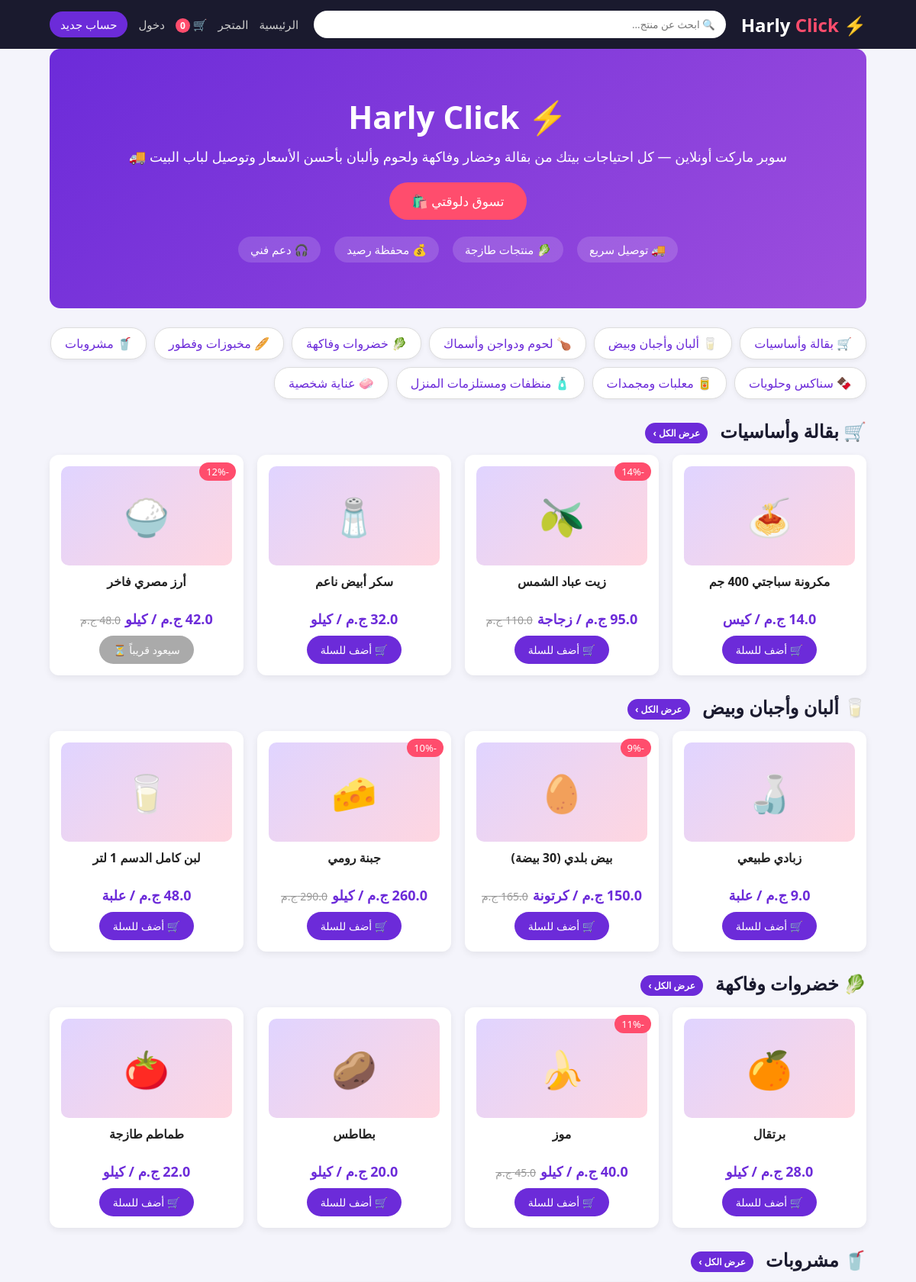
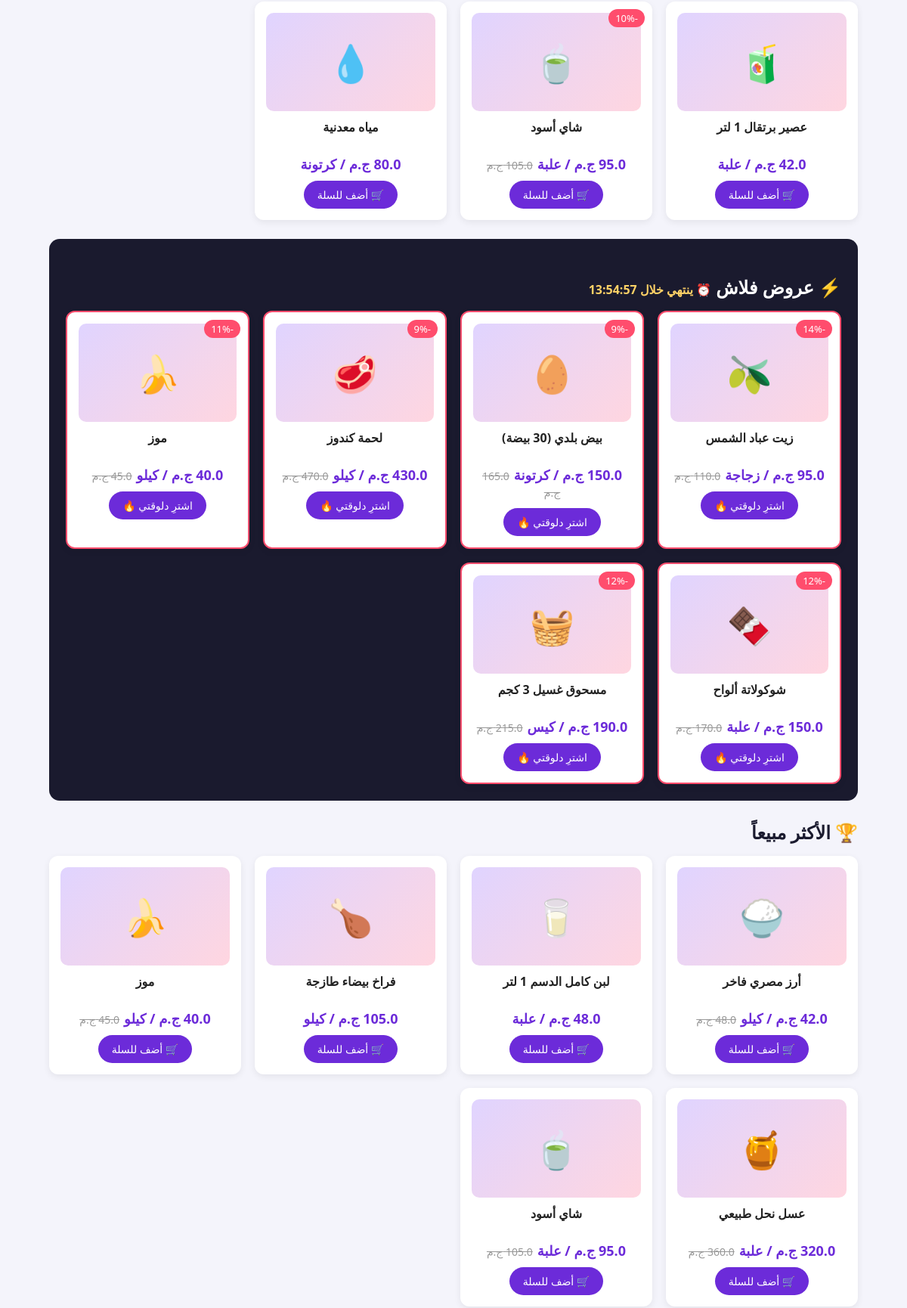
The page / (upper part) on the database its author committed (2 pictures, top to bottom).
### tables this page shows
CREATE TABLE categories(
    id INTEGER PRIMARY KEY AUTOINCREMENT,
    name TEXT UNIQUE NOT NULL,
    emoji TEXT DEFAULT '',
    active INTEGER DEFAULT 1,
    show_home INTEGER DEFAULT 0,
    sort_order INTEGER DEFAULT 0,
    created_at TEXT DEFAULT CURRENT_TIMESTAMP
);

CREATE TABLE products(
    id INTEGER PRIMARY KEY AUTOINCREMENT,
    name TEXT NOT NULL,
    description TEXT,
    price REAL NOT NULL,
    old_price REAL,
    stock INTEGER DEFAULT 10,
    sold INTEGER DEFAULT 0,
    category TEXT,
    emoji TEXT DEFAULT '📦',
    image TEXT DEFAULT '',
    featured INTEGER DEFAULT 0,
    flash INTEGER DEFAULT 0,
    created_at TEXT DEFAULT CURRENT_TIMESTAMP
, unit TEXT DEFAULT 'قطعة', min_order INTEGER DEFAULT 1);

### app.py (the view)
@app.route("/")
def home():
    db = get_db()
    if request.args.get("ref"):
        session["aff_code"] = request.args.get("ref", "").strip().upper()[:30]
        session.modified = True
        flash("كود الخصم %s هيتطبق تلقائياً على طلبك 🎉 خصم %d%%" % (session["aff_code"], AFF_BUYER_DISCOUNT), "success")
    featured = db.execute("SELECT * FROM products WHERE featured=1 AND " + VISIBLE_SQL + " LIMIT 8").fetchall()
    flash_deals = db.execute("SELECT * FROM products WHERE flash=1 AND old_price IS NOT NULL AND " + VISIBLE_SQL + " LIMIT 6").fetchall()
    best = db.execute("SELECT * FROM products WHERE " + VISIBLE_SQL + " ORDER BY sold DESC LIMIT 6").fetchall()
    latest = db.execute("SELECT * FROM products WHERE " + VISIBLE_SQL + " ORDER BY id DESC LIMIT 8").fetchall()
    home_sections = []
    for c in db.execute("SELECT * FROM categories WHERE active=1 AND show_home=1 ORDER BY sort_order, id").fetchall():
        prods = db.execute("SELECT * FROM products WHERE category=? ORDER BY id DESC LIMIT 8", (c["name"],)).fetchall()
        if prods:
            home_sections.append({"name": c["name"], "emoji": c["emoji"] or "", "products": prods})
    return render_template("index.html", featured=featured, flash_deals=flash_deals,
                           best=best, latest=latest, home_sections=home_sections, ld=site_ld())

### app.py (called while the page is built, shortened)
def get_db():
    if "db" not in g:
        g.db = sqlite3.connect(DB)
        g.db.row_factory = sqlite3.Row
        g.db.execute("PRAGMA foreign_keys = ON")
    return g.db

def get_setting(key, default=""):
    r = get_db().execute("SELECT value FROM settings WHERE key=?", (key,)).fetchone()
    return r["value"] if r else default

def category_rows(active_only=False):
    sql = "SELECT * FROM categories" + (" WHERE active=1" if active_only else "") + " ORDER BY sort_order, id"
    return get_db().execute(sql).fetchall()

def csrf_token():
    if "_csrf" not in session:
        session["_csrf"] = secrets.token_hex(24)
    return session["_csrf"]

def intl_number(num):
    d = re.sub(r"\D", "", num or "")
    if d.startswith("00"):
        d = d[2:]
    if d.startswith("0"):
        d = COUNTRY_CODE + d[1:]
    return d

def unit_label(p):
    try:
        u = p["unit"] or DEFAULT_UNIT
    except (KeyError, IndexError):
        u = DEFAULT_UNIT
    return (" / " + u) if u != DEFAULT_UNIT else ""

def static_v(filename):
    try:
        v = int(os.path.getmtime(os.path.join(BASE_DIR, "static", filename)))
    except OSError:
        v = 0
    return url_for("static", filename=filename, v=v)

@app.before_request
def security_gate():
    if request.endpoint in (None, "static"):
        return
    if request.method in ("POST", "PUT", "PATCH", "DELETE"):
        sent = request.form.get("csrf_token") or request.headers.get("X-CSRF-Token")
        if not _tokens_match(sent, session.get("_csrf")):
            flash("الطلب مش آمن أو الصفحة قديمة — جرّب تاني 🔒", "danger")
            return redirect(safe_back(url_for("home")))
    elif request.method == "GET" and request.endpoint in GET_ACTION_ENDPOINTS:
        params = GET_ACTION_ENDPOINTS[request.endpoint]
        if params is None or any(k in request.args for k in params):
            if not _tokens_match(request.args.get("_t"), session.get("_csrf")):
                flash("الطلب مش آمن — افتح الصفحة تاني وجرّب 🔒", "danger")
                return redirect(url_for("home"))

def site_base_url():
    return SITE_URL or request.url_root.rstrip("/")

def canonical_url():
    base = site_base_url() + request.path
    return base

### templates/index.html (shortened to what this page needs)
{% extends "base.html" %}
{% block content %}
<section class="hero">
  <h1>⚡ Harly Click</h1>
  <p>سوبر ماركت أونلاين — كل احتياجات بيتك من بقالة وخضار وفاكهة ولحوم وألبان بأحسن الأسعار وتوصيل لباب البيت 🚚</p>
  <a href="{{ url_for('shop') }}" class="btn-big">تسوق دلوقتي 🛍️</a>
  <div class="hero-feats">
    <span>🚚 توصيل سريع</span><span>🥬 منتجات طازجة</span><span>💰 محفظة رصيد</span><span>🎧 دعم فني</span>
  </div>
</section>
<div class="cats">
  {% for c in categories %}
  <a href="{{ url_for('shop', cat=c) }}">{{ category_emoji.get(c, '') }} {{ c }}</a>
  {% endfor %}
</div>
{% for sec in home_sections %}
<h2 class="sec-title">{{ sec.emoji }} {{ sec.name }} <a href="{{ url_for('shop', cat=sec.name) }}" class="btn small">عرض الكل ›</a></h2>
<div class="grid">
  {% for p in sec.products %}
  <div class="card">
    {% if p['image'] %}<img class="p-img" src="{{ img_src(p['image'], thumb=True) }}" loading="lazy" decoding="async" alt="{{ p['name'] }}">{% else %}<div class="img-box">{{ p['emoji'] }}</div>{% endif %}
    {% if p['old_price'] %}<span class="off">-{{ ((1 - p['price']/p['old_price'])*100)|round|int }}%</span>{% endif %}
    <h3>{{ p['name'] }}</h3>
    <div class="price"><b>{{ p['price'] }} ج.م{{ unit_label(p) }}</b>{% if p['old_price'] %}<s>{{ p['old_price'] }} ج.م</s>{% endif %}</div>
    {% if p['stock'] > 0 %}
    <form method="post" action="{{ url_for('add_to_cart', pid=p['id']) }}"><input type="hidden" name="csrf_token" value="{{ csrf_token() }}"><button class="btn" type="submit">🛒 أضف للسلة</button></form>
    {% else %}<button class="btn" disabled>سيعود قريباً ⏳</button>{% endif %}
  </div>
  {% endfor %}
</div>
{% endfor %}
{% if flash_deals %}
<section class="flash-sec">
  <h2 class="sec-title light">⚡ عروض فلاش <span class="timer" id="flashTimer">⏰</span></h2>
  <div class="grid">
    {% for p in flash_deals %}
    <div class="card flash-card">
      {% if p['image'] %}<img class="p-img" src="{{ img_src(p['image'], thumb=True) }}" loading="lazy" decoding="async" alt="{{ p['name'] }}">{% else %}<div class="img-box">{{ p['emoji'] }}</div>{% endif %}
      <span class="off">-{{ ((1 - p['price']/p['old_price'])*100)|round|int }}%</span>
      <h3>{{ p['name'] }}</h3>
      <div class="price"><b>{{ p['price'] }} ج.م{{ unit_label(p) }}</b><s>{{ p['old_price'] }} ج.م</s></div>
      <a href="{{ url_for('product', pid=p['id']) }}" class="btn">اشترِ دلوقتي 🔥</a>
    </div>
    {% endfor %}
  </div>
</section>
{% endif %}
<h2 class="sec-title">🏆 الأكثر مبيعاً</h2>
<div class="grid">
  {% for p in best %}
  <div class="card">
    {% if p['image'] %}<img class="p-img" src="{{ img_src(p['image'], thumb=True) }}" loading="lazy" decoding="async" alt="{{ p['name'] }}">{% else %}<div class="img-box">{{ p['emoji'] }}</div>{% endif %}
    <h3>{{ p['name'] }}</h3>
    <div class="price"><b>{{ p['price'] }} ج.م{{ unit_label(p) }}</b>{% if p['old_price'] %}<s>{{ p['old_price'] }} ج.م</s>{% endif %}</div>
    <form method="post" action="{{ url_for('add_to_cart', pid=p['id']) }}"><input type="hidden" name="csrf_token" value="{{ csrf_token() }}"><button class="btn" type="submit">🛒 أضف للسلة</button></form>
  </div>
  {% endfor %}
</div>
{% endblock %}

### static/style.css (style rules this page uses)
:root { --main:#6c2bd9;--dark:#1a1a2e;--light:#f4f4fb;--accent:#ff4d6d }
* { box-sizing:border-box;margin:0;padding:0;font-family:'Segoe UI',Tahoma,sans-serif }
body { background:var(--light);color:#222 }
.hero { background:linear-gradient(135deg,var(--main),#9d4edd);color:#fff;text-align:center;padding:60px 20px;border-radius:14px;margin-bottom:25px }
.hero h1 { font-size:42px }
.hero p { margin:12px 0 22px;font-size:18px }
.btn-big { display:inline-block;background:var(--accent);color:#fff;padding:13px 30px;border-radius:30px;text-decoration:none;border:none;font-size:17px;cursor:pointer }
.cats { display:flex;gap:10px;flex-wrap:wrap;margin-bottom:25px }
.cats a { background:#fff;padding:9px 18px;border-radius:20px;text-decoration:none;color:var(--main);border:1px solid #ddd;box-shadow:0 2px 6px rgba(0,0,0,.06) }
.sec-title { margin:25px 0 15px;color:var(--dark) }
.grid { display:grid;grid-template-columns:repeat(auto-fill,minmax(230px,1fr));gap:18px }
.card { background:#fff;border-radius:12px;padding:15px;text-align:center;position:relative;box-shadow:0 3px 10px rgba(0,0,0,.07);transition:.2s }
.img-box { background:linear-gradient(135deg,#e0d4ff,#ffd6e0);height:130px;border-radius:10px;display:flex;align-items:center;justify-content:center;font-size:48px;font-weight:bold;color:var(--main);margin-bottom:10px }
.off { position:absolute;top:10px;right:10px;background:var(--accent);color:#fff;padding:3px 9px;border-radius:12px;font-size:13px }
.card h3 { font-size:16px;margin-bottom:8px;min-height:40px }
.price { margin-bottom:10px }
.price b { color:var(--main);font-size:18px }
.price s { color:#999;font-size:14px;margin-right:6px }
.btn { display:inline-block;background:var(--main);color:#fff;padding:9px 18px;border-radius:20px;text-decoration:none;border:none;cursor:pointer;font-size:14px }
.btn.small { padding:5px 10px;font-size:12px }
.btn[disabled] { background:#aaa;cursor:not-allowed }
.hero-feats { display:flex;gap:18px;justify-content:center;flex-wrap:wrap;margin-top:22px;font-size:15px }
.hero-feats span { background:rgba(255,255,255,.15);padding:7px 16px;border-radius:20px }
.flash-sec { background:var(--dark);padding:22px;border-radius:14px;margin:25px 0 }
.sec-title.light { color:#fff }
.timer { color:#ffd166;font-size:16px }
.flash-card { border:2px solid var(--accent) }
.sec-title .btn.small { margin-right:10px;vertical-align:middle }

### rows shown on the page
categories: get "🛒", name "بقالة وأساسيات", emoji "🛒"
categories: get "🥛", name "ألبان وأجبان وبيض", emoji "🥛"
categories: get "🍗", name "لحوم ودواجن وأسماك"
categories: get "🥬", name "خضروات وفاكهة", emoji "🥬"
categories: get "🥖", name "مخبوزات وفطور"
categories: get "🥤", name "مشروبات", emoji "🥤"
categories: get "🍫", name "سناكس وحلويات"
categories: get "🥫", name "معلبات ومجمدات"
categories: get "🧴", name "منظفات ومستلزمات المنزل"
categories: get "🧼", name "عناية شخصية"
products: emoji "🍝", name "مكرونة سباجتي 400 جم", price "14.0", unit_label "/ كيس"
products: emoji "🫒", ((1-p['price']/p['old_price'])*100)|round|int "14", name "زيت عباد الشمس", price "95.0", unit_label "/ زجاجة", old_price "110.0"
products: emoji "🧂", name "سكر أبيض ناعم", price "32.0", unit_label "/ كيلو"
products: emoji "🍚", ((1-p['price']/p['old_price'])*100)|round|int "12", name "أرز مصري فاخر", price "42.0", unit_label "/ كيلو", old_price "48.0", stock "سيعود قريباً ⏳"
products: emoji "🍶", name "زبادي طبيعي", price "9.0", unit_label "/ علبة"
products: emoji "🥚", ((1-p['price']/p['old_price'])*100)|round|int "9", name "بيض بلدي (30 بيضة)", price "150.0", unit_label "/ كرتونة", old_price "165.0"
products: emoji "🧀", ((1-p['price']/p['old_price'])*100)|round|int "10", name "جبنة رومي", price "260.0", unit_label "/ كيلو", old_price "290.0"
products: emoji "🥛", name "لبن كامل الدسم 1 لتر", price "48.0", unit_label "/ علبة"
products: emoji "🍊", name "برتقال", price "28.0", unit_label "/ كيلو"
products: emoji "🍌", ((1-p['price']/p['old_price'])*100)|round|int "11", name "موز", price "40.0", unit_label "/ كيلو", old_price "45.0"
products: emoji "🥔", name "بطاطس", price "20.0", unit_label "/ كيلو"
products: emoji "🍅", name "طماطم طازجة", price "22.0", unit_label "/ كيلو"
products: emoji "🧃", name "عصير برتقال 1 لتر", price "42.0", unit_label "/ علبة"
products: emoji "🍵", ((1-p['price']/p['old_price'])*100)|round|int "10", name "شاي أسود", price "95.0", unit_label "/ علبة", old_price "105.0"
products: emoji "💧", name "مياه معدنية", price "80.0", unit_label "/ كرتونة"
products: emoji "🥩", ((1-p['price']/p['old_price'])*100)|round|int "9", name "لحمة كندوز", price "430.0", unit_label "/ كيلو", old_price "470.0"
products: emoji "🍫", ((1-p['price']/p['old_price'])*100)|round|int "12", name "شوكولاتة ألواح", price "150.0", unit_label "/ علبة", old_price "170.0"
products: emoji "🧺", ((1-p['price']/p['old_price'])*100)|round|int "12", name "مسحوق غسيل 3 كجم", price "190.0", unit_label "/ كيس", old_price "215.0"
products: emoji "🍗", name "فراخ بيضاء طازجة", price "105.0", unit_label "/ كيلو"
products: emoji "🍯", name "عسل نحل طبيعي", price "320.0", unit_label "/ علبة", old_price "360.0"

### other values the page prints
{{ cart_count }} "0"
